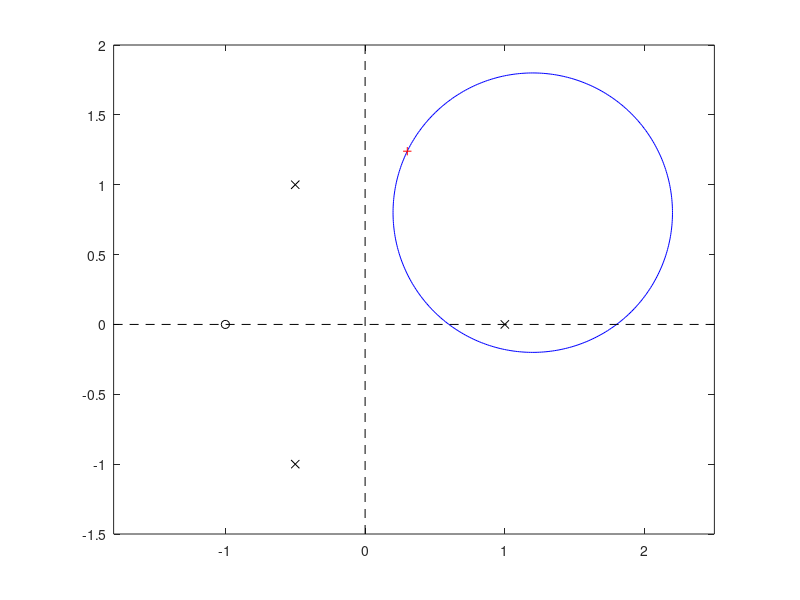
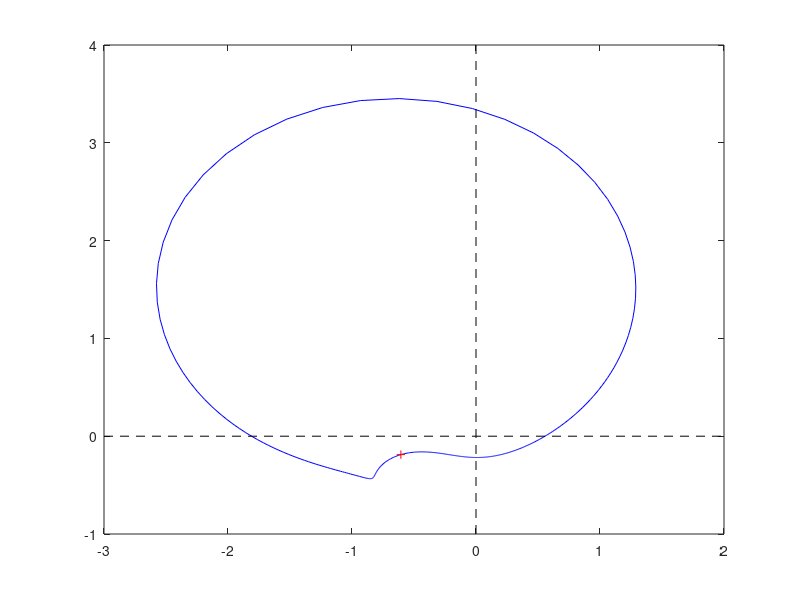

Write the MATLAB code that produced these figures, in order.
% Script Cauchy.m
%% Renaissance Repository, https://github.com/tbewley/RR/tree/main/RR_chap10
%% Copyright 2024 by Thomas Bewley, distributed under BSD 3-Clause License.

num=[1 1]; den=[1 0 .25 -1.25]; w=330;

figure(1); clf; theta=[0:pi/200:2*pi]; s=complex(sin(theta)+1.2,cos(theta)+0.8); 
plot(real(s),imag(s),'b-'); hold on; plot(roots(den),'kx'); plot(roots(num),0,'ko');
a=[-1.8 2.5 -1.5 2]; axis(a); axis equal;  b=axis; plot([0 0],b(3:4),'k--',b(1:2),[0 0],'k--');
plot(s(w),'r+');
print -depsc cauchya.eps

figure(2); clf; f=polyval(num,s)./polyval(den,s); plot(f,'b-'); hold on;
b=axis; plot([0 0],b(3:4),'k--',b(1:2),[0 0],'k--'); plot(f(w),'r+');
print -depsc cauchyb.eps

% end Script Cauchy.m
